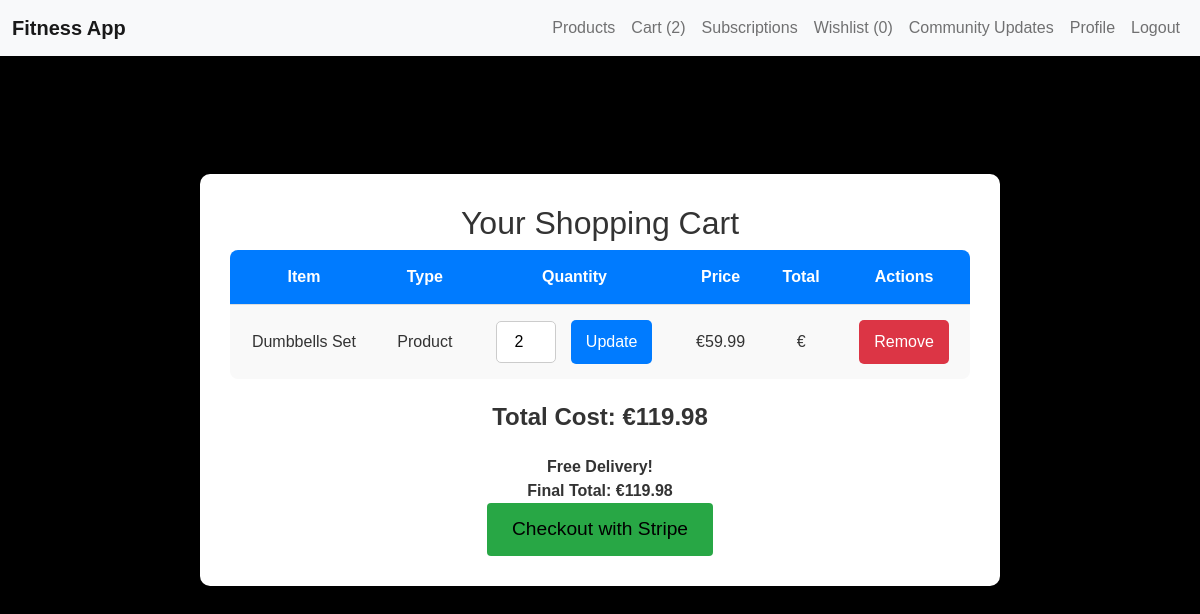
Page /cart/ (signed in) on the earlier database version.
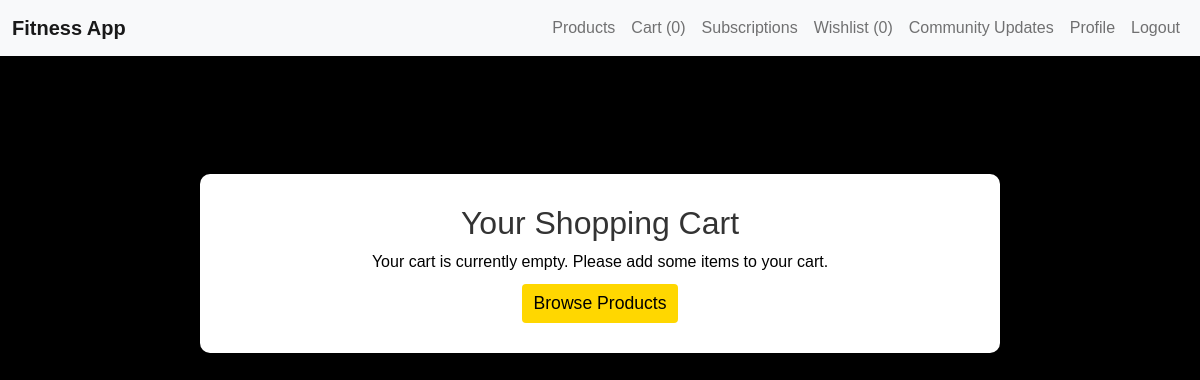
Same page on the later database version.
### cart/models.py (models this page shows, shortened)
class CartItem(models.Model):
    cart = models.ForeignKey(
        Cart, related_name="items", on_delete=models.CASCADE
    )
    product = models.ForeignKey(
        Product, null=True, blank=True, on_delete=models.CASCADE
    )
    subscription = models.ForeignKey(
        SubscriptionPlan, null=True, blank=True, on_delete=models.CASCADE
    )
    quantity = models.PositiveIntegerField(default=1)

### fitness/models.py (models this page shows, shortened)
class Product(models.Model):
    name = models.CharField(max_length=255)
    description = models.TextField()
    price = models.DecimalField(max_digits=10, decimal_places=2)
    image = models.ImageField(upload_to='products/')
    stock_quantity = models.IntegerField()
    created_at = models.DateTimeField(auto_now_add=True)
    is_spotlight = models.BooleanField(default=False)

### cart/views.py (the view)
# urls.py: path("", view_cart, name="view_cart"),
@login_required(login_url='login')
def view_cart(request):
    cart, created = Cart.objects.get_or_create(user=request.user)
    cart_items = cart.items.all()
    total_cost = sum(
        (item.product.price if item.product else item.subscription.price) * item.quantity
        for item in cart_items
    )
    if total_cost >= Decimal("50.00"):
        delivery_fee = Decimal("0.00")
    else:
        delivery_fee = Decimal("5.00")
    final_total = total_cost + delivery_fee
    return render(
        request,
        "cart/cart.html",
        {
            "cart_items": cart_items,
            "total_cost": total_cost,
            "delivery_fee": delivery_fee,
            "final_total": final_total,
        },
    )

### cart/models.py (called while the page is built)
    def get_total_items(self):
        return sum(item.quantity for item in self.items.all())

### fitness/context_processors.py (called while the page is built)
def cart_count(request):
    count = 0
    if request.user.is_authenticated:
        try:
            cart = Cart.objects.get(user=request.user)
            count = cart.get_total_items()
        except Cart.DoesNotExist:
            count = 0
    return {'cart_count': count}

def wishlist_count(request):
    if request.user.is_authenticated:
        wishlist, created = Wishlist.objects.get_or_create(user=request.user)
        count = wishlist.items.count()
    else:
        count = 0
    return {'wishlist_count': count}

### cart/templates/cart/cart.html (shortened to what this page needs)
{% extends "base.html" %}
{% block content %}
<div class="cart-container">
    <h2>Your Shopping Cart</h2>
    {% if cart_items %}
        <table class="cart-table">
            <thead>
                <tr>
                    <th>Item</th>
                    <th>Type</th>
                    <th>Quantity</th>
                    <th>Price</th>
                    <th>Total</th>
                    <th>Actions</th>
                </tr>
            </thead>
            <tbody>
                {% for item in cart_items %}
                <tr>
                    <td>
                        {% if item.product %}
                            {{ item.product.name }}
                        {% elif item.subscription %}
                            {{ item.subscription.name }}
                        {% endif %}
                    </td>
                    <td>
                        {% if item.product %}
                            Product
                        {% elif item.subscription %}
                            Subscription
                        {% endif %}
                    </td>
                    <td class="quantity-column">
                        {% if item.product %}
                            <form method="POST" action="{% url 'cart:update_cart_item' item.id %}">
                                <input type="number" name="quantity" class="quantity-input" value="{{ item.quantity }}" min="1">
                                <button type="submit" class="button update">Update</button>
                            </form>
                        {% else %}
                            1 (Fixed)
                        {% endif %}
                    </td>
                    <td>
                        €{% if item.product %}{{ item.product.price }}{% elif item.subscription %}{{ item.subscription.price }}{% endif %}
                    </td>
                    <td>
                        €{{ item.total_price }}
                    </td>
                    <td>
                        <form method="POST" action="{% url 'cart:remove_from_cart' item.id %}">
                            <button type="submit" class="button remove">Remove</button>
                        </form>
                    </td>
                </tr>
                {% endfor %}
            </tbody>
        </table>
        <div class="total-cost">
            <strong>Total Cost: €{{ total_cost }}</strong>
        </div>
        {% if total_cost >= 50 %}
            <div class="free-delivery">
                <strong>Free Delivery!</strong>
            </div>
        {% else %}
            <div class="delivery-fee">
                <strong>Delivery Fee: €{{ delivery_fee }} <br> (Free Delivery on orders over €50.00)</strong>
            </div>
        {% endif %}
        <div class="final-total">
            <strong>Final Total: €{{ final_total }}</strong>
        </div>
        <a href="{% url 'cart:checkout' %}" class="btn btn-primary stripe-button">Checkout with Stripe</a>
    {% else %}
        <p class="cart_status">Your cart is currently empty. Please add some items to your cart.</p>
        <a href="{% url 'product_list' %}" class="btn btn-primary">Browse Products</a>
    {% endif %}
</div>
{% endblock %}

Differences in the rows shown:
removed CartItem: product.name "Dumbbells Set", shows "Product", quantity "2", product.price "59.99"
Other differences:
{{ cart_count }}: "2" → "0"
{{ total_cost }}: "119.98" → (not shown)
{{ final_total }}: "119.98" → (not shown)
text no longer shown: "Item Type Quantity Price Total Actions Total Cost: € Free Delivery! Final Total: € Checkout with Stripe"
text now shown: "Your cart is currently empty. Please add some items to your cart. Browse Products"
